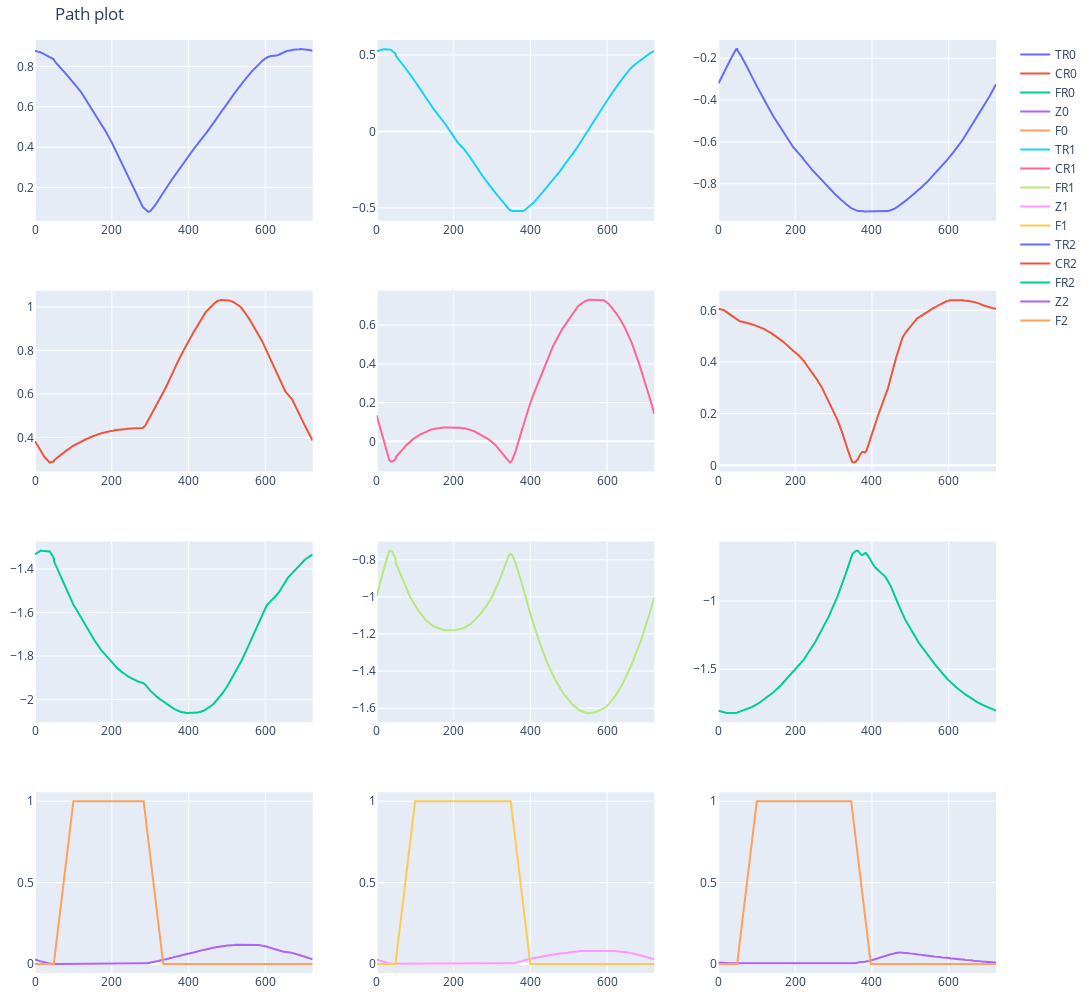

The notebook cell this image was saved under:
### Code cell
leg_0_df = pd.read_csv('include/stick_insect_path/rbfn_joint_targets_withz_me_0.csv')
leg_1_df = pd.read_csv('include/stick_insect_path/rbfn_joint_targets_withz_me_1.csv')
leg_2_df = pd.read_csv('include/stick_insect_path/rbfn_joint_targets_withz_me_2.csv')

# leg_0_df = pd.read_csv('include/stick_insect_path/rbfn_joint_targets_withz_si_0.csv')
# leg_1_df = pd.read_csv('include/stick_insect_path/rbfn_joint_targets_withz_si_1.csv')
# leg_2_df = pd.read_csv('include/stick_insect_path/rbfn_joint_targets_withz_si_2.csv')

# leg_0_df = pd.read_csv('include/stick_insect_path/rbfn_joint_targets_withz_ma21_0.csv')
# leg_1_df = pd.read_csv('include/stick_insect_path/rbfn_joint_targets_withz_ma21_1.csv')
# leg_2_df = pd.read_csv('include/stick_insect_path/rbfn_joint_targets_withz_ma21_2.csv')
leg_0_df.rename(columns={'tr': 'TR0', 'cr': 'CR0', 'fr': 'FR0', 'z': 'Z0'}, inplace=True)
leg_1_df.rename(columns={'tr': 'TR1', 'cr': 'CR1', 'fr': 'FR1', 'z': 'Z1'}, inplace=True)
leg_2_df.rename(columns={'tr': 'TR2', 'cr': 'CR2', 'fr': 'FR2', 'z': 'Z2'}, inplace=True)

leg_0_df['TR0'] = rotate_cyclic(leg_0_df, 'TR0', 50)
leg_0_df['CR0'] = rotate_cyclic(leg_0_df, 'CR0', 50)
leg_0_df['FR0'] = rotate_cyclic(leg_0_df, 'FR0', 50)
leg_0_df['Z0'] = rotate_cyclic(leg_0_df, 'Z0',   50)
leg_1_df['TR1'] = rotate_cyclic(leg_1_df, 'TR1', 50)
leg_1_df['CR1'] = rotate_cyclic(leg_1_df, 'CR1', 50)
leg_1_df['FR1'] = rotate_cyclic(leg_1_df, 'FR1', 50)
leg_1_df['Z1'] = rotate_cyclic(leg_1_df, 'Z1',   50)
leg_2_df['TR2'] = rotate_cyclic(leg_2_df, 'TR2', 50)
leg_2_df['CR2'] = rotate_cyclic(leg_2_df, 'CR2', 50)
leg_2_df['FR2'] = rotate_cyclic(leg_2_df, 'FR2', 50)
leg_2_df['Z2'] = rotate_cyclic(leg_2_df, 'Z2',   50)


# leg_0_df['F0'] = np.where(leg_0_df['Z0'] > 0.0, 0.0, 1.0)
# leg_1_df['F1'] = np.where(leg_1_df['Z1'] > 0.0, 0.0, 1.0)
# leg_2_df['F2'] = np.where(leg_2_df['Z2'] > 0.0, 0.0, 1.0)


# Apply the condition for leg_0_df
leg_0_df['F0'] = leg_0_df['Z0'].apply(lambda x: 0.0 if x > 0.0 else 1.0)
leg_1_df['F1'] = leg_1_df['Z1'].apply(lambda x: 0.0 if x > 0.0 else 1.0)
leg_2_df['F2'] = leg_2_df['Z2'].apply(lambda x: 0.0 if x > 0.0 else 1.0)

window_size = 50

# Apply the moving average for each dataframe
leg_0_df['F0'] = leg_0_df['F0'].rolling(window=window_size, min_periods=1).mean()
leg_1_df['F1'] = leg_1_df['F1'].rolling(window=window_size, min_periods=1).mean()
leg_2_df['F2'] = leg_2_df['F2'].rolling(window=window_size, min_periods=1).mean()


fig = go.Figure()
fig = make_subplots(rows=4, cols=3, shared_xaxes=False)
fig.update_layout(height=1000, width=1100, title="Path plot")
fig.update_layout(margin=dict(l=10, r=10, t=40, b=10))  # Reduce margins

fig.add_trace(go.Scatter( y=leg_0_df['TR0'], mode='lines', name=f'TR0'), row=1, col=1)
fig.add_trace(go.Scatter( y=leg_0_df['CR0'], mode='lines', name=f'CR0'), row=2, col=1)
fig.add_trace(go.Scatter( y=leg_0_df['FR0'], mode='lines', name=f'FR0'), row=3, col=1)
fig.add_trace(go.Scatter( y=leg_0_df['Z0'], mode='lines', name=f'Z0'), row=4, col=1)
fig.add_trace(go.Scatter( y=leg_0_df['F0'], mode='lines', name=f'F0'), row=4, col=1)

fig.add_trace(go.Scatter( y=leg_1_df['TR1'], mode='lines', name=f'TR1'), row=1, col=2)
fig.add_trace(go.Scatter( y=leg_1_df['CR1'], mode='lines', name=f'CR1'), row=2, col=2)
fig.add_trace(go.Scatter( y=leg_1_df['FR1'], mode='lines', name=f'FR1'), row=3, col=2)
fig.add_trace(go.Scatter( y=leg_1_df['Z1'], mode='lines', name=f'Z1'), row=4, col=2)
fig.add_trace(go.Scatter( y=leg_1_df['F1'], mode='lines', name=f'F1'), row=4, col=2)

fig.add_trace(go.Scatter( y=leg_2_df['TR2'], mode='lines', name=f'TR2'), row=1, col=3)
fig.add_trace(go.Scatter( y=leg_2_df['CR2'], mode='lines', name=f'CR2'), row=2, col=3)
fig.add_trace(go.Scatter( y=leg_2_df['FR2'], mode='lines', name=f'FR2'), row=3, col=3)
fig.add_trace(go.Scatter( y=leg_2_df['Z2'], mode='lines', name=f'Z2'), row=4, col=3)
fig.add_trace(go.Scatter( y=leg_2_df['F2'], mode='lines', name=f'F2'), row=4, col=3)

### Figure 1 — Plotly figure (JSON) as saved in the notebook; plotly's stock layout.template omitted (floating-point values rounded to 4 significant figures; data arrays with more than 128 entries replaced by an {"elided": "..."} marker saying what was removed)
{"data": [{"mode": "lines", "name": "TR0", "type": "scatter", "xaxis": "x", "y": {"elided": "724 float values"}, "yaxis": "y"}, {"mode": "lines", "name": "CR0", "type": "scatter", "xaxis": "x4", "y": {"elided": "724 float values"}, "yaxis": "y4"}, {"mode": "lines", "name": "FR0", "type": "scatter", "xaxis": "x7", "y": {"elided": "724 float values"}, "yaxis": "y7"}, {"mode": "lines", "name": "Z0", "type": "scatter", "xaxis": "x10", "y": {"elided": "724 float values"}, "yaxis": "y10"}, {"mode": "lines", "name": "F0", "type": "scatter", "xaxis": "x10", "y": {"elided": "724 float values"}, "yaxis": "y10"}, {"mode": "lines", "name": "TR1", "type": "scatter", "xaxis": "x2", "y": {"elided": "724 float values"}, "yaxis": "y2"}, {"mode": "lines", "name": "CR1", "type": "scatter", "xaxis": "x5", "y": {"elided": "724 float values"}, "yaxis": "y5"}, {"mode": "lines", "name": "FR1", "type": "scatter", "xaxis": "x8", "y": {"elided": "724 float values"}, "yaxis": "y8"}, {"mode": "lines", "name": "Z1", "type": "scatter", "xaxis": "x11", "y": {"elided": "724 float values"}, "yaxis": "y11"}, {"mode": "lines", "name": "F1", "type": "scatter", "xaxis": "x11", "y": {"elided": "724 float values"}, "yaxis": "y11"}, {"mode": "lines", "name": "TR2", "type": "scatter", "xaxis": "x3", "y": {"elided": "724 float values"}, "yaxis": "y3"}, {"mode": "lines", "name": "CR2", "type": "scatter", "xaxis": "x6", "y": {"elided": "724 float values"}, "yaxis": "y6"}, {"mode": "lines", "name": "FR2", "type": "scatter", "xaxis": "x9", "y": {"elided": "724 float values"}, "yaxis": "y9"}, {"mode": "lines", "name": "Z2", "type": "scatter", "xaxis": "x12", "y": {"elided": "724 float values"}, "yaxis": "y12"}, {"mode": "lines", "name": "F2", "type": "scatter", "xaxis": "x12", "y": {"elided": "724 float values"}, "yaxis": "y12"}], "layout": {"height": 1000, "margin": {"b": 10, "l": 10, "r": 10, "t": 40}, "title": {"text": "Path plot"}, "width": 1100, "xaxis": {"anchor": "y", "domain": [0, 0.2889]}, "xaxis10": {"anchor": "y10", "domain": [0, 0.2889]}, "xaxis11": {"anchor": "y11", "domain": [0.3556, 0.6444]}, "xaxis12": {"anchor": "y12", "domain": [0.7111, 1]}, "xaxis2": {"anchor": "y2", "domain": [0.3556, 0.6444]}, "xaxis3": {"anchor": "y3", "domain": [0.7111, 1]}, "xaxis4": {"anchor": "y4", "domain": [0, 0.2889]}, "xaxis5": {"anchor": "y5", "domain": [0.3556, 0.6444]}, "xaxis6": {"anchor": "y6", "domain": [0.7111, 1]}, "xaxis7": {"anchor": "y7", "domain": [0, 0.2889]}, "xaxis8": {"anchor": "y8", "domain": [0.3556, 0.6444]}, "xaxis9": {"anchor": "y9", "domain": [0.7111, 1]}, "yaxis": {"anchor": "x", "domain": [0.8063, 1]}, "yaxis10": {"anchor": "x10", "domain": [0, 0.1938]}, "yaxis11": {"anchor": "x11", "domain": [0, 0.1938]}, "yaxis12": {"anchor": "x12", "domain": [0, 0.1938]}, "yaxis2": {"anchor": "x2", "domain": [0.8063, 1]}, "yaxis3": {"anchor": "x3", "domain": [0.8063, 1]}, "yaxis4": {"anchor": "x4", "domain": [0.5375, 0.7312]}, "yaxis5": {"anchor": "x5", "domain": [0.5375, 0.7312]}, "yaxis6": {"anchor": "x6", "domain": [0.5375, 0.7312]}, "yaxis7": {"anchor": "x7", "domain": [0.2687, 0.4625]}, "yaxis8": {"anchor": "x8", "domain": [0.2687, 0.4625]}, "yaxis9": {"anchor": "x9", "domain": [0.2687, 0.4625]}}}
